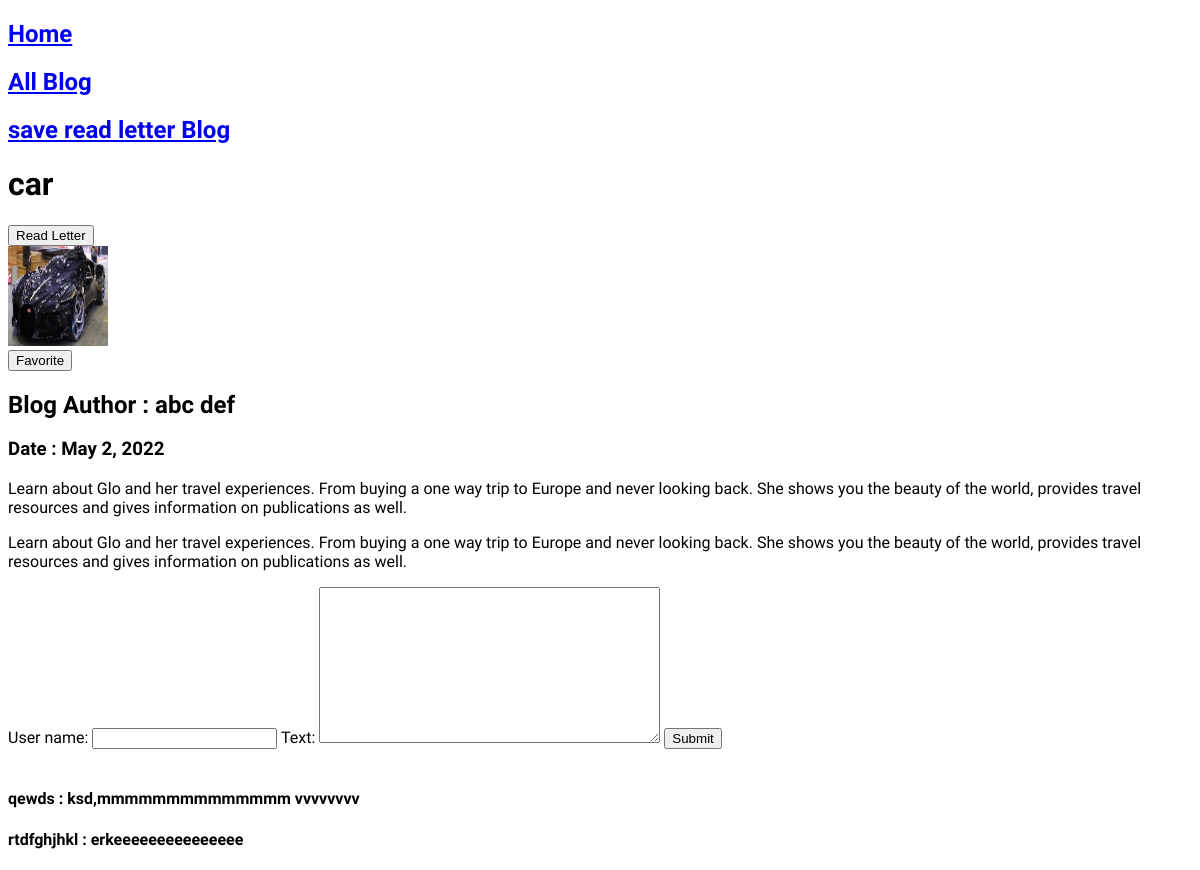
The page /blog/car/ on the database as committed earlier.
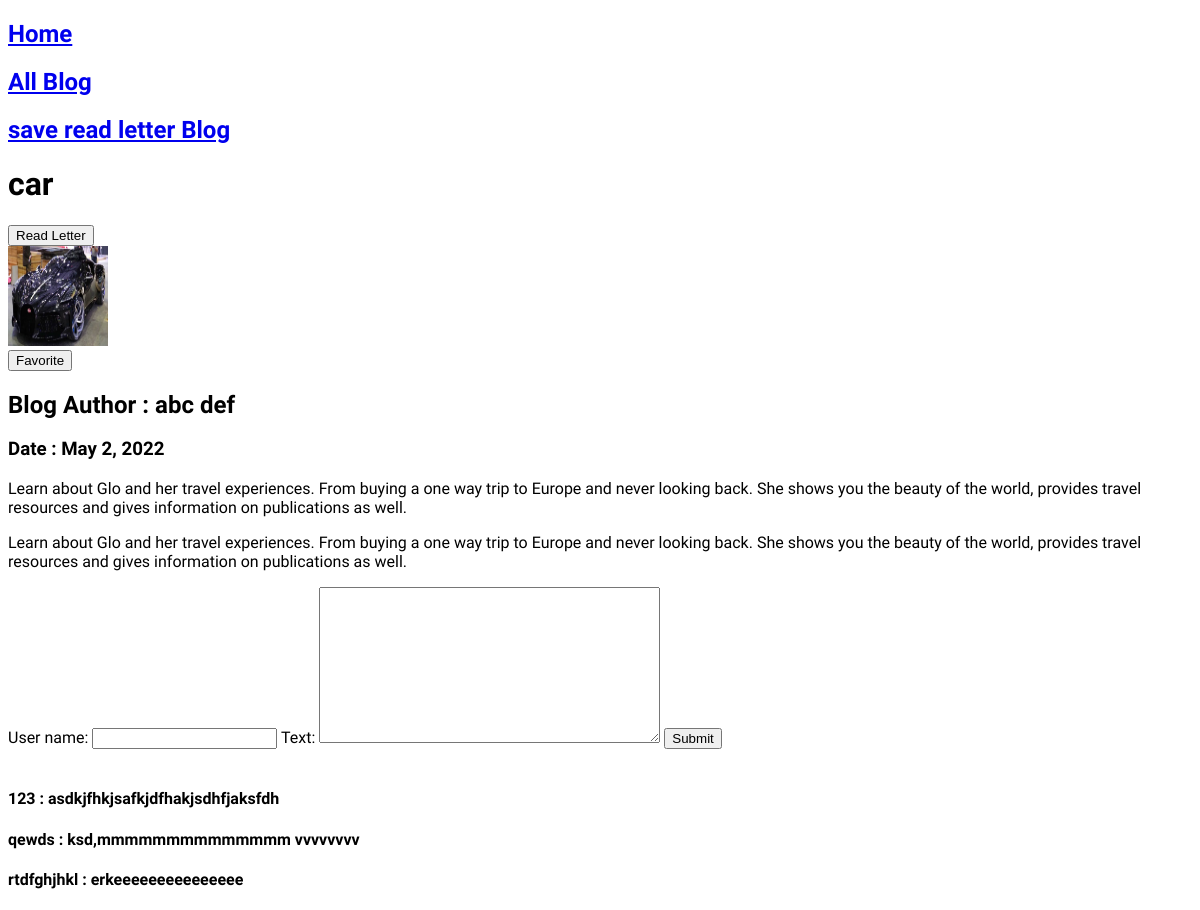
The same page on the database as committed later.
### posts/models.py (models this page shows)
class CommentModel(models.Model):
    user_name = models.CharField(max_length=50, blank=False)
    text = models.TextField(max_length=400, blank=False)
    post = models.ForeignKey(BlogModel, on_delete=models.CASCADE)

### posts/views.py (the view, shortened to what this page needs)
# urls.py: path('blog/<slug:slug>/', views.blog_detail, name='blog_detail'),
def blog_detail(request, slug):
    blog = BlogModel.objects.get(slug=slug)
    co = blog.commentmodel_set.all().order_by('-id')
    session = session_check(request, blog, 'stored_posts')
    favorited = session_check(request, blog, 'favrite1')
    form = CommentForm()
    return render(request, 'posts/blog_detail.html', {'blog' : blog, 'forms' : form, 'comment' : co, 'is_favorite' : favorited, 'session': session})

### posts/forms.py
class CommentForm(forms.ModelForm):
    class Meta:
        model = CommentModel
        exclude = ['post']
        label = {
            'user_name' : 'User Name',
            'text' : 'Comment'
        }

### posts/models.py (called while the page is built)
    def __str__(self):
        return f"{self.fname} {self.lname}"

### posts/views.py (called while the page is built)
def session_check(request, blog, key_value):
    stored_posts = request.session.get(key_value)
    if stored_posts:
        is_true = str(blog.id) in stored_posts
    else:
        is_true = False
    return is_true

### posts/templates/posts/blog_detail.html (shortened to what this page needs)
{% extends 'base.html' %}
{% block pagebody %}
{% include 'posts/include/nav.html' %}
<h1>{{blog.title}}</h1>
<form action="/read_leter/" method='POST'>
{% if session %}
<button>Remove Read Letter blog</button>
{% else %}
<button>Read Letter</button>
{% endif %}
</form>
<img src="{{blog.image.url}}" alt="{{blog.title}}" height=100px width=100px>
<form action="/favorite/" method='post'>
    {% if is_favorite %}
        <button>Remove for favorite</button>
    {% else %}
        <button>Favorite</button>
    {% endif %}
</form>
<h2>Blog Author : {{blog.author}}</h2>
<h3>Date : {{blog.date}}</h3>
<p>{{blog.text |linebreaks}}</p>
<form action="/blog/{{blog.slug}}/" method='post'>
{{forms}}
<button type="submit" class="btn btn-primary">Submit</button>
</form>
<br>
{% for comm in comment %}
<h4><span>{{comm.user_name}} : {{comm.text}}</span></h4>
{% endfor %}
{% endblock pagebody %}

Rows that differ between the two databases and show on the page:
added CommentModel: user_name "123", text "asdkjfhkjsafkjdfhakjsdhfjaksfdh"
